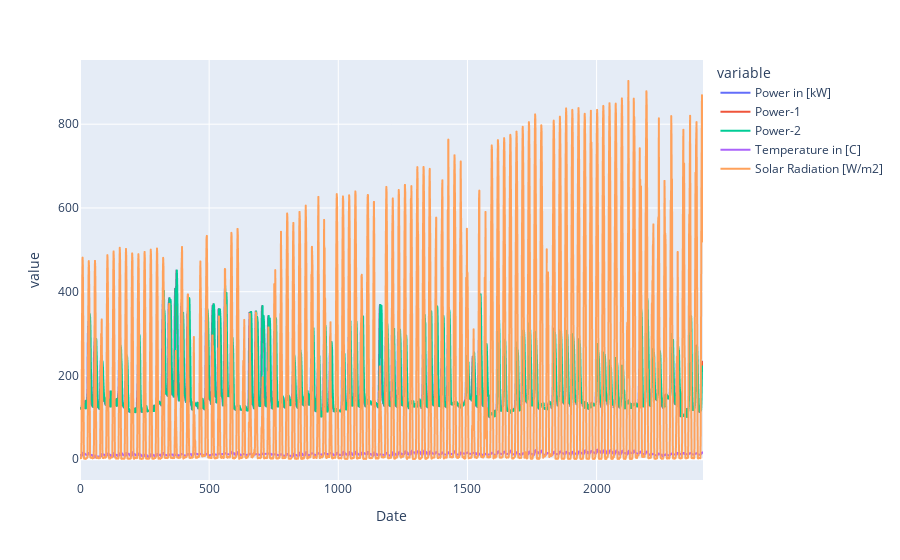
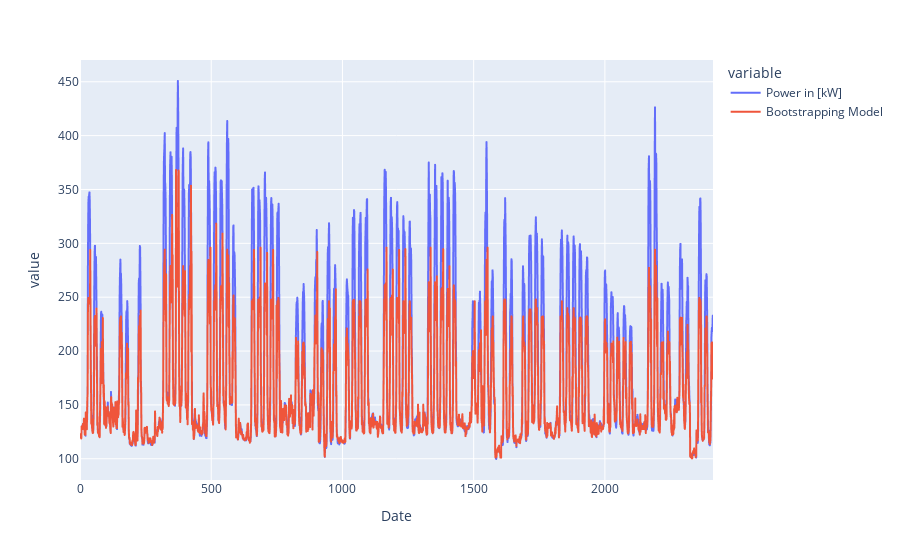
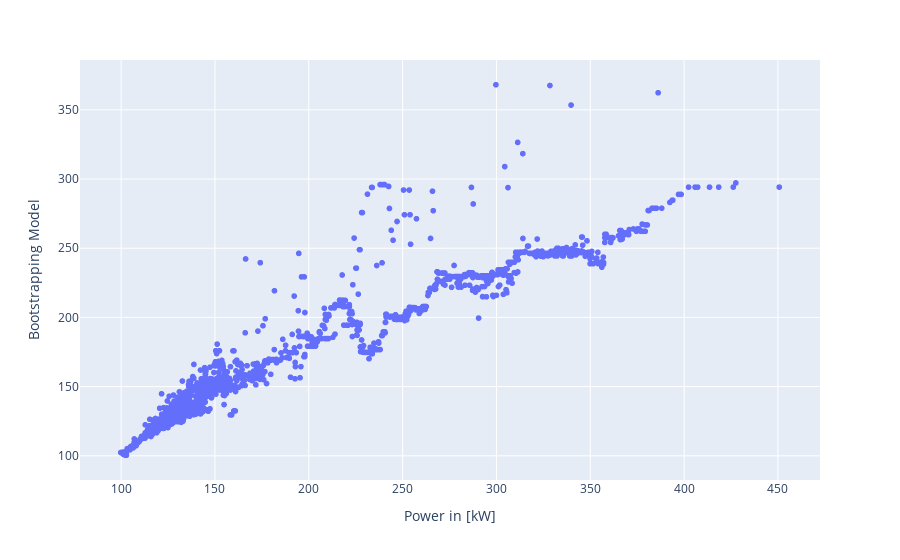

Notebook code for these charts, in order:
### Code cell
!pip install dash
!pip install jupyter_dash

import os
import dash
from dash import html
from dash import dcc
from jupyter_dash import JupyterDash
from dash.dependencies import Input, Output
import pandas as pd
import plotly.express as px
import plotly.io as pio
import pickle
from sklearn import  metrics
import numpy as np
import plotly.graph_objs as go



#define css style by entering link

external_stylesheets = ['https://codepen.io/chriddyp/pen/bWLwgP.css']
app = JupyterDash(__name__, external_stylesheets=external_stylesheets)
server=app.server


 


#load data from my project 1

df_2019=pd.read_csv("df_new_2019.csv")



#df_2019['Date'] = pd.to_datetime (df_2019['Date'])
#df_2019 = df_2019.drop(['HR', 'windSpeed_m/s', 'windGust_m/s', 'pres_mbar', 'rain_mm/h','rain_day'], axis=1)
#df_2019.rename(columns = {'temp_C': 'Temperature in [C]','Central (kWh)': 'Power in [kW]', 'windSpeed_m/s': 'Wind Speed [m/s]','solarRad_W/m2': 'Solar Radiation [W/m2]'}, inplace = True)
#df_2019['Power-1']=df_2019['Power in [kW]'].shift(1) 
#df_2019['Power-2'] = df_2019['Power-1'].shift(1)
#df_2019=df_2019.dropna()
#df_2019=df_2019.iloc[:, [0,3,4,1,2]]




columns = df_2019.columns.tolist()
X2=df_2019.values

df_2019.reset_index(inplace=True)
df_2019.rename(columns={'index': 'Date'}, inplace=True)
fig1 = px.line(df_2019, x="Date", y=df_2019.columns[1:6])

     


fig1.show()


#Bootstrap Model

with open('BT_mod.pkl','rb') as file:
    BT_mod=pickle.load(file) 


  


Z=df_2019.values
Y=Z[:,0]
X2=Z[:,[1,2,3,4,5]]  # Selecting columns at indices 1 through 5


Y_BT = BT_mod.predict(X2)

#Evaluate errors

MAE_BT = metrics.mean_absolute_error(Y, Y_BT)
MBE_BT = np.mean(Y - Y_BT)
MSE_BT = metrics.mean_squared_error(Y, Y_BT)
RMSE_BT = np.sqrt(metrics.mean_squared_error(Y, Y_BT))
cvRMSE_BT = RMSE_BT / np.mean(Y)
NMBE_BT = MBE_BT / np.mean(Y)

# Create data frames with predictin results and error metrics 
d = {'Methods': ['Bootstrapping Model'], 'MAE': [MAE_BT],'MBE': [MBE_BT], 'MSE': [MSE_BT], 'RMSE': [RMSE_BT],'cvMSE': [cvRMSE_BT],'NMBE': [NMBE_BT]}
df_metrics = pd.DataFrame(data=d)
d={'Date':df_2019['Date'].values, 'Bootstrapping Model': Y_BT}
df_forecast=pd.DataFrame(data=d)

# merge real and forecast results and creates a figure with it
df_results=pd.merge(df_2019,df_forecast,on='Date')


fig2 = px.line(df_results, x='Date', y=[df_results.columns[1], 'Bootstrapping Model'])

fig6 = px.scatter(df_results, x=df_results.columns[1], y='Bootstrapping Model')


fig2.show()

fig6.show()



# Define auxiliary functions
def generate_table(dataframe, max_rows=10):
    return html.Table([
        html.Thead(
            html.Tr([html.Th(col) for col in dataframe.columns])
        ),
        html.Tbody([
            html.Tr([
                html.Td(dataframe.iloc[i][col]) for col in dataframe.columns
            ]) for i in range(min(len(dataframe), max_rows))
        ])
    ])


    app.layout = html.Div([
    html.H1('IST Central Building Energy Forecast Tool [kWh]',style={'backgroundColor': '#000000','color': 'black','textAlign': 'center'}),
    dcc.Tabs(id='tabs', value='tab-1', children=[
        dcc.Tab(label='DATA', value='tab-1',style={
                'backgroundColor': '#0000FF',
                'color': 'black',
                'fontWeight': 'bold'}),
        
        dcc.Tab(label='FORECAST MODEL', value='tab-2',style={
                'backgroundColor': '#0000FF',
                'color': 'black',
                'fontWeight': 'bold'}),
        dcc.Tab(label='ERRORS', value='tab-3',style={
                'backgroundColor': '#00FF00',
                'color': 'black',
                'fontWeight': 'bold'
            }),
    ]),
    html.Div(id='tabs-content')
])

@app.callback(Output('tabs-content', 'children'),
              Input('tabs', 'value'))

def render_content(tab):
    if tab == 'tab-1':
        return html.Div([
            html.H4('Central Building data features 2019',style={
        'color': 'blue'}),
            dcc.Graph(
                id='yearly-data',
                figure=fig1,
            ),
        ])
    
      
    elif tab == 'tab-2':
        return html.Div([
            html.H4('Central Building Forecast Model (kWh)',style={
        'color': 'blue'}),
            dcc.Graph(
                id='yearly-data',
                figure=fig2,
                ),
            
        ])
    elif tab == 'tab-3':
        return html.Div([html.H4('Please Select the type of Result Output you want from Dropdown List',style={
        'color': 'green'}),
    dcc.Dropdown(
        id='dropdown',
        options=[{'label': i, 'value': i} for i in ['Scatter Plot - Bootstrapping Model','Error Metrics Table']],
        value='Graph',
    ),
    html.Div(id='output-container')
])
    
    
@app.callback(
    dash.dependencies.Output('my-graph', 'figure'),
    [dash.dependencies.Input('my-dropdown', 'value')])
def update_graph(selected_option):
    return {'data': [options[selected_option]]}

@app.callback(
    dash.dependencies.Output('output-container', 'children'),
    [dash.dependencies.Input('dropdown', 'value')])
def update_output(value):
    if value == 'Scatter Plot - Bootstrapping Model':
        return dcc.Graph(figure=fig6)
    
    elif value == 'Error Metrics Table':
        return generate_table(df_metrics)




    
if __name__ == '__main__':
    app.run_server()

### Figure 1 — Plotly figure (JSON) as saved in the notebook; plotly's stock layout.template omitted (floating-point values rounded to 4 significant figures; data arrays with more than 128 entries replaced by an {"elided": "..."} marker saying what was removed)
{"data": [{"hovertemplate": "variable=Power in [kW]<br>Date=%{x}<br>value=%{y}<extra></extra>", "legendgroup": "Power in [kW]", "line": {"color": "#636efa", "dash": "solid"}, "marker": {"symbol": "circle"}, "mode": "lines", "name": "Power in [kW]", "showlegend": true, "type": "scattergl", "x": {"elided": "2413 int values"}, "xaxis": "x", "y": {"elided": "2413 float values"}, "yaxis": "y"}, {"hovertemplate": "variable=Power-1<br>Date=%{x}<br>value=%{y}<extra></extra>", "legendgroup": "Power-1", "line": {"color": "#EF553B", "dash": "solid"}, "marker": {"symbol": "circle"}, "mode": "lines", "name": "Power-1", "showlegend": true, "type": "scattergl", "x": {"elided": "2413 int values"}, "xaxis": "x", "y": {"elided": "2413 float values"}, "yaxis": "y"}, {"hovertemplate": "variable=Power-2<br>Date=%{x}<br>value=%{y}<extra></extra>", "legendgroup": "Power-2", "line": {"color": "#00cc96", "dash": "solid"}, "marker": {"symbol": "circle"}, "mode": "lines", "name": "Power-2", "showlegend": true, "type": "scattergl", "x": {"elided": "2413 int values"}, "xaxis": "x", "y": {"elided": "2413 float values"}, "yaxis": "y"}, {"hovertemplate": "variable=Temperature in [C]<br>Date=%{x}<br>value=%{y}<extra></extra>", "legendgroup": "Temperature in [C]", "line": {"color": "#ab63fa", "dash": "solid"}, "marker": {"symbol": "circle"}, "mode": "lines", "name": "Temperature in [C]", "showlegend": true, "type": "scattergl", "x": {"elided": "2413 int values"}, "xaxis": "x", "y": {"elided": "2413 float values"}, "yaxis": "y"}, {"hovertemplate": "variable=Solar Radiation [W/m2]<br>Date=%{x}<br>value=%{y}<extra></extra>", "legendgroup": "Solar Radiation [W/m2]", "line": {"color": "#FFA15A", "dash": "solid"}, "marker": {"symbol": "circle"}, "mode": "lines", "name": "Solar Radiation [W/m2]", "showlegend": true, "type": "scattergl", "x": {"elided": "2413 int values"}, "xaxis": "x", "y": {"elided": "2413 float values"}, "yaxis": "y"}], "layout": {"autosize": true, "legend": {"title": {"text": "variable"}, "tracegroupgap": 0}, "margin": {"t": 60}, "xaxis": {"anchor": "y", "autorange": true, "domain": [0, 1], "range": [0, 2412], "title": {"text": "Date"}, "type": "linear"}, "yaxis": {"anchor": "x", "autorange": true, "domain": [0, 1], "range": [-49.69, 953.3], "title": {"text": "value"}, "type": "linear"}}}

### Figure 2 — Plotly figure (JSON) as saved in the notebook; plotly's stock layout.template omitted (floating-point values rounded to 4 significant figures; data arrays with more than 128 entries replaced by an {"elided": "..."} marker saying what was removed)
{"data": [{"hovertemplate": "variable=Power in [kW]<br>Date=%{x}<br>value=%{y}<extra></extra>", "legendgroup": "Power in [kW]", "line": {"color": "#636efa", "dash": "solid"}, "marker": {"symbol": "circle"}, "mode": "lines", "name": "Power in [kW]", "showlegend": true, "type": "scattergl", "x": {"elided": "2413 int values"}, "xaxis": "x", "y": {"elided": "2413 float values"}, "yaxis": "y"}, {"hovertemplate": "variable=Bootstrapping Model<br>Date=%{x}<br>value=%{y}<extra></extra>", "legendgroup": "Bootstrapping Model", "line": {"color": "#EF553B", "dash": "solid"}, "marker": {"symbol": "circle"}, "mode": "lines", "name": "Bootstrapping Model", "showlegend": true, "type": "scattergl", "x": {"elided": "2413 int values"}, "xaxis": "x", "y": {"elided": "2413 float values"}, "yaxis": "y"}], "layout": {"autosize": true, "legend": {"title": {"text": "variable"}, "tracegroupgap": 0}, "margin": {"t": 60}, "xaxis": {"anchor": "y", "autorange": true, "domain": [0, 1], "range": [0, 2412], "title": {"text": "Date"}, "type": "linear"}, "yaxis": {"anchor": "x", "autorange": true, "domain": [0, 1], "range": [80.3, 470.2], "title": {"text": "value"}, "type": "linear"}}}

### Figure 3 — Plotly figure (JSON) as saved in the notebook; plotly's stock layout.template omitted (floating-point values rounded to 4 significant figures; data arrays with more than 128 entries replaced by an {"elided": "..."} marker saying what was removed)
{"data": [{"hovertemplate": "Power in [kW]=%{x}<br>Bootstrapping Model=%{y}<extra></extra>", "legendgroup": "", "marker": {"color": "#636efa", "symbol": "circle"}, "mode": "markers", "name": "", "showlegend": false, "type": "scattergl", "x": {"elided": "2413 float values"}, "xaxis": "x", "y": {"elided": "2413 float values"}, "yaxis": "y"}], "layout": {"autosize": true, "legend": {"tracegroupgap": 0}, "margin": {"t": 60}, "xaxis": {"anchor": "y", "autorange": true, "domain": [0, 1], "range": [78.53, 472.0], "title": {"text": "Power in [kW]"}, "type": "linear"}, "yaxis": {"anchor": "x", "autorange": true, "domain": [0, 1], "range": [79.66, 388.9], "title": {"text": "Bootstrapping Model"}, "type": "linear"}}}
